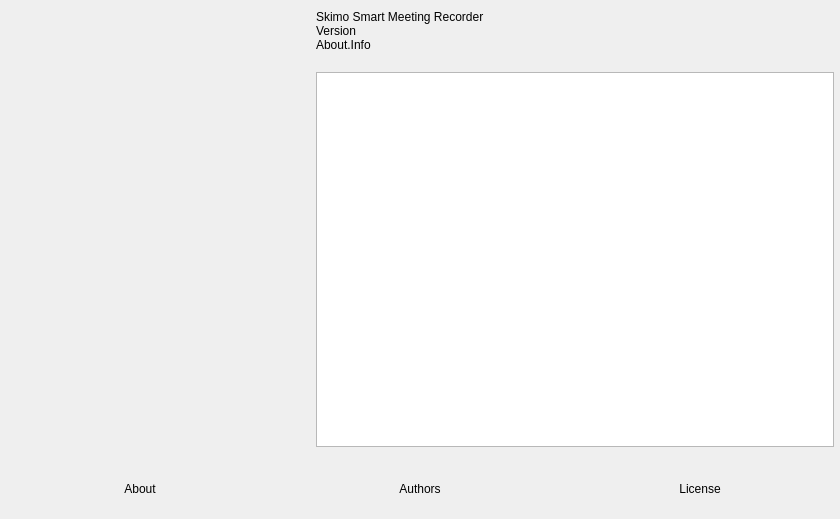
<?xml version="1.0" encoding="UTF-8"?>
<ui version="4.0">
 <class>OBSAbout</class>
 <widget class="QWidget" name="OBSAbout">
  <property name="geometry">
   <rect>
    <x>0</x>
    <y>0</y>
    <width>840</width>
    <height>519</height>
   </rect>
  </property>
  <property name="windowTitle">
   <string>About</string>
  </property>
  <layout class="QVBoxLayout" name="verticalLayout_2">
   <property name="leftMargin">
    <number>0</number>
   </property>
   <property name="topMargin">
    <number>0</number>
   </property>
   <property name="rightMargin">
    <number>0</number>
   </property>
   <property name="bottomMargin">
    <number>0</number>
   </property>
   <item>
    <layout class="QHBoxLayout" name="horizontalLayout_2">
     <property name="spacing">
      <number>30</number>
     </property>
     <property name="leftMargin">
      <number>30</number>
     </property>
     <property name="topMargin">
      <number>10</number>
     </property>
     <property name="rightMargin">
      <number>6</number>
     </property>
     <property name="bottomMargin">
      <number>6</number>
     </property>
     <item>
      <widget class="QLabel" name="icon">
       <property name="minimumSize">
        <size>
         <width>256</width>
         <height>256</height>
        </size>
       </property>
       <property name="maximumSize">
        <size>
         <width>256</width>
         <height>256</height>
        </size>
       </property>
       <property name="text">
        <string/>
       </property>
       <property name="pixmap">
        <pixmap resource="obs.qrc">:/res/images/obs.png</pixmap>
       </property>
       <property name="scaledContents">
        <bool>true</bool>
       </property>
      </widget>
     </item>
     <item>
      <layout class="QVBoxLayout" name="verticalLayout">
       <property name="spacing">
        <number>0</number>
       </property>
       <item>
        <widget class="QLabel" name="name">
         <property name="text">
          <string notr="true">Skimo Smart Meeting Recorder</string>
         </property>
        </widget>
       </item>
       <item>
        <widget class="QLabel" name="version">
         <property name="text">
          <string notr="true">Version</string>
         </property>
        </widget>
       </item>
       <item>
        <widget class="QLabel" name="info">
         <property name="text">
          <string>About.Info</string>
         </property>
         <property name="wordWrap">
          <bool>true</bool>
         </property>
        </widget>
       </item>
       <item>
        <spacer name="verticalSpacer">
         <property name="orientation">
          <enum>Qt::Vertical</enum>
         </property>
         <property name="sizeType">
          <enum>QSizePolicy::Fixed</enum>
         </property>
         <property name="sizeHint" stdset="0">
          <size>
           <width>20</width>
           <height>20</height>
          </size>
         </property>
        </spacer>
       </item>
       <item>
        <widget class="QTextBrowser" name="textBrowser">
         <property name="openExternalLinks">
          <bool>true</bool>
         </property>
        </widget>
       </item>
      </layout>
     </item>
    </layout>
   </item>
   <item>
    <widget class="QWidget" name="widget" native="true">
     <property name="minimumSize">
      <size>
       <width>0</width>
       <height>60</height>
      </size>
     </property>
     <layout class="QHBoxLayout" name="horizontalLayout">
      <property name="spacing">
       <number>0</number>
      </property>
      <property name="leftMargin">
       <number>0</number>
      </property>
      <property name="topMargin">
       <number>0</number>
      </property>
      <property name="rightMargin">
       <number>0</number>
      </property>
      <property name="bottomMargin">
       <number>0</number>
      </property>
      <item>
       <widget class="ClickableLabel" name="about">
        <property name="text">
         <string>About</string>
        </property>
        <property name="alignment">
         <set>Qt::AlignCenter</set>
        </property>
       </widget>
      </item>
      <item>
       <widget class="ClickableLabel" name="authors">
        <property name="text">
         <string>Authors</string>
        </property>
        <property name="alignment">
         <set>Qt::AlignCenter</set>
        </property>
       </widget>
      </item>
      <item>
       <widget class="ClickableLabel" name="license">
        <property name="text">
         <string>License</string>
        </property>
        <property name="alignment">
         <set>Qt::AlignCenter</set>
        </property>
       </widget>
      </item>
     </layout>
    </widget>
   </item>
  </layout>
 </widget>
 <customwidgets>
  <customwidget>
   <class>ClickableLabel</class>
   <extends>QLabel</extends>
   <header>clickable-label.hpp</header>
  </customwidget>
 </customwidgets>
 <resources>
  <include location="obs.qrc"/>
 </resources>
 <connections/>
</ui>
